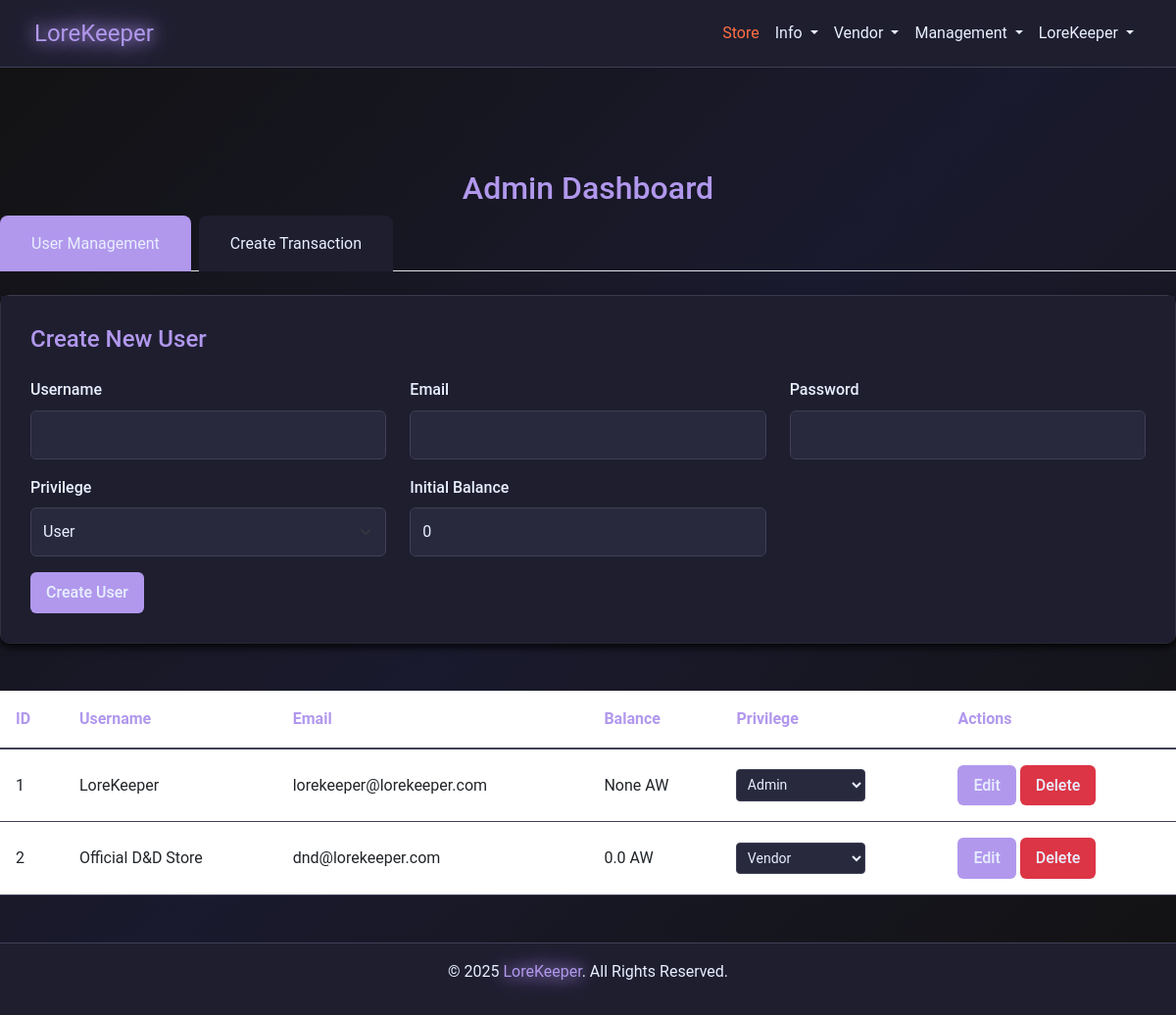
Page /admin (signed in) on the earlier database version.
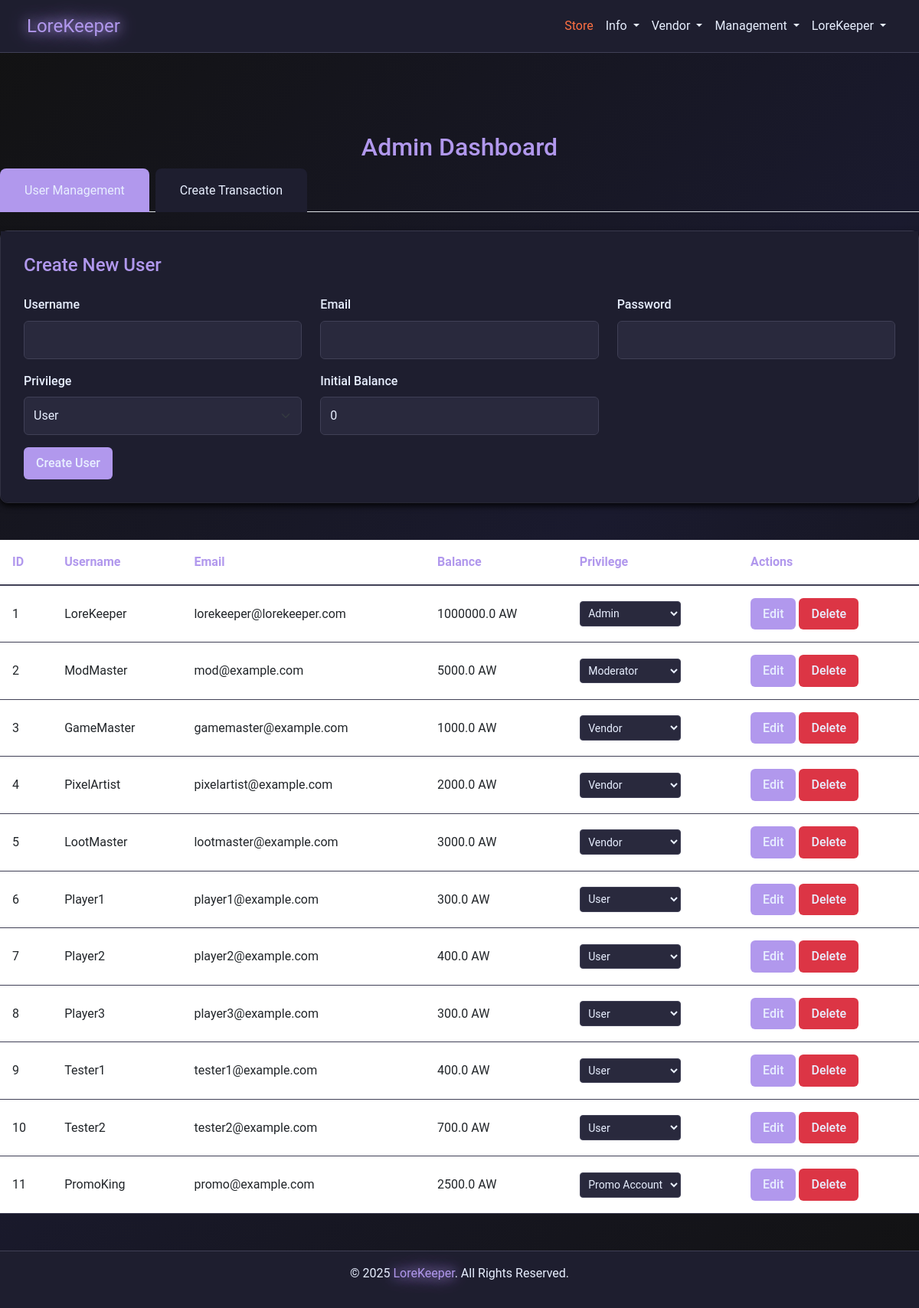
Same page on the later database version.
### models.py (models this page shows)
class User(db.Model):
    __tablename__ = "users"
    id = db.Column(db.Integer, primary_key=True)
    username = db.Column(db.String(64), nullable=False, index=True)
    email = db.Column(db.String(128), unique=True, nullable=False, index=True)
    password = db.Column(db.String(128), nullable=False)
    privilege_id = db.Column(db.Integer, db.ForeignKey("privileges.id"), default=1)
    created_at = db.Column(db.DateTime, default=datetime.utcnow)
    purchases = db.relationship(
        "Purchase", backref="user", lazy=True, cascade="all, delete-orphan"
    )
    subscriptions = db.relationship(
        "Subscription", backref="user", lazy=True, cascade="all, delete-orphan"
    )
    receipts = db.relationship("Receipt", backref="user", lazy=True)
    balance = db.Column(db.Float, default=0)
    pending_balance = db.Column(db.Float, default=0)

class Privilege(db.Model):
    __tablename__ = "privileges"
    id = db.Column(db.Integer, primary_key=True)
    name = db.Column(db.String(64), nullable=False, unique=True)
    description = db.Column(db.String(256))

### app.py (the view, shortened to what this page needs)
@app.route("/admin", methods=["GET", "POST"])
def admin_dashboard():
    if session.get("privilege_id") != 999:  # Assuming 2 is Admin privilege ID
        flash("Access denied! Admins only.", "danger")
        return redirect(url_for("home"))
    users = User.query.all()
    privileges = Privilege.query.all()
    return render_template("admin.html", users=users, privileges=privileges)

### app.py (called while the page is built)
@app.after_request
def add_header(response):
    response.headers["Cache-Control"] = "no-store"
    return response

@app.before_request
def before_request():
    try:
        if session.get("user_id"):
            session.permanent = True
        else:
            getCookie()
    except Exception:
        session.clear()

### templates/admin.html (shortened to what this page needs)
{% extends "nav_footer_template.html" %}
{% block content %}
<div class="container mt-5 admin-dashboard">
    <h2 class="text-center" style="color: var(--accent-color);">Admin Dashboard</h2>
    <ul class="nav nav-tabs mb-4" id="adminTabs" role="tablist">
        <li class="nav-item">
            <a class="nav-link active" id="users-tab" data-bs-toggle="tab" href="#users" role="tab">User Management</a>
        </li>
        <li class="nav-item">
            <a class="nav-link" id="transactions-tab" data-bs-toggle="tab" href="#transactions" role="tab">Create Transaction</a>
        </li>
    </ul>
    <div class="tab-content" id="adminTabContent">
        <div class="tab-pane fade show active" id="users" role="tabpanel">
            <div class="admin-card">
                <div class="card-body admin-form">
                    <h5 class="card-title">Create New User</h5>
                    <form method="POST" action="{{ url_for('admin_dashboard') }}">
                        <div class="row">
                            <div class="col-md-4 mb-3">
                                <label for="username" class="form-label">Username</label>
                                <input type="text" class="form-control" id="username" name="username" required>
                            </div>
                            <div class="col-md-4 mb-3">
                                <label for="email" class="form-label">Email</label>
                                <input type="email" class="form-control" id="email" name="email" required>
                            </div>
                            <div class="col-md-4 mb-3">
                                <label for="password" class="form-label">Password</label>
                                <input type="password" class="form-control" id="password" name="password" required>
                            </div>
                        </div>
                        <div class="row">
                            <div class="col-md-4 mb-3">
                                <label for="privilege_id" class="form-label">Privilege</label>
                                <select class="form-select" id="privilege_id" name="privilege_id">
                                    {% for privilege in privileges %}
                                    <option value="{{ privilege.id }}">{{ privilege.name }}</option>
                                    {% endfor %}
                                </select>
                            </div>
                            <div class="col-md-4 mb-3">
                                <label for="balance" class="form-label">Initial Balance</label>
                                <input type="number" class="form-control" id="balance" name="balance" value="0">
                            </div>
                        </div>
                        <button type="submit" name="create_user" class="admin-btn admin-btn-primary">Create User</button>
                    </form>
                </div>
            </div>
            <div class="table-responsive">
                <table class="table admin-table">
                    <thead>
                        <tr>
                            <th>ID</th>
                            <th>Username</th>
                            <th>Email</th>
                            <th>Balance</th>
                            <th>Privilege</th>
                            <th>Actions</th>
                        </tr>
                    </thead>
                    <tbody>
                        {% for user in users %}
                        <tr>
                            <td>{{ user.id }}</td>
                            <td>{{ user.username }}</td>
                            <td>{{ user.email }}</td>
                            <td>{{ user.balance }} AW</td>
                            <td>
                                <select class="privilege-select" data-user-id="{{ user.id }}">
                                    {% for privilege in privileges %}
                                    <option value="{{ privilege.id }}" {% if privilege.id == user.privilege_id %}selected{% endif %}>
                                        {{ privilege.name }}
                                    </option>
                                    {% endfor %}
                                </select>
                            </td>
                            <td>
                                <button class="admin-btn admin-btn-primary edit-user" data-bs-toggle="modal"
                                        data-bs-target="#editUserModal" data-user-id="{{ user.id }}">
                                    Edit
                                </button>
                                <form method="POST" action="{{ url_for('delete_user', user_id=user.id) }}" class="d-inline">
                                    <button type="submit" class="admin-btn admin-btn-danger">Delete</button>
                                </form>
                            </td>
                        </tr>
                        {% endfor %}
                    </tbody>
                </table>
            </div>
        </div>
    </div>
</div>
{% endblock %}

### templates/nav_footer_template.html (shortened to what this page needs)
<!doctype html>
<html lang="en">
  <head>
    <link
      href="https://cdn.jsdelivr.net/npm/bootstrap@5.3.0-alpha3/dist/css/bootstrap.min.css"
      rel="stylesheet"
    />
    <link
      href="{{ url_for('static', filename='css/style.css') }}"
      rel="stylesheet"
    />
  </head>
  <body>
    <nav class="navbar navbar-expand-lg navbar-dark">
      <div class="container">
        <a class="navbar-brand glow" href="/">LoreKeeper</a>
        <div class="collapse navbar-collapse" id="navbarNav">
          <ul class="navbar-nav ms-auto">
            <li class="nav-item">
              <a class="nav-link store" href="/store">Store</a>
            </li>
            <li class="nav-item dropdown">
              <a
                class="nav-link dropdown-toggle"
                href="#"
                role="button"
                data-bs-toggle="dropdown"
              >
                Info
              </a>
            </li>
            {% if session.get('user_id') %}
            {% if session.get('privilege_id') == 2 or
            session.get('privilege_id') == 999 %}
            <li class="nav-item dropdown">
              <a
                class="nav-link dropdown-toggle"
                href="#"
                role="button"
                data-bs-toggle="dropdown"
              >
                Vendor
              </a>
            </li>
            {% endif %}
            {% if session.get('privilege_id') >= 998 %}
            <li class="nav-item dropdown">
              <a
                class="nav-link dropdown-toggle"
                href="#"
                role="button"
                data-bs-toggle="dropdown"
              >
                Management
              </a>
            </li>
            {% endif %}
            <li class="nav-item dropdown">
              <a
                class="nav-link dropdown-toggle"
                href="#"
                role="button"
                data-bs-toggle="dropdown"
              >
                {{ session['username'] }}
              </a>
            </li>
            {% endif %}
          </ul>
        </div>
      </div>
    </nav>
    {% block content %} {% endblock %}
    <footer class="text-center text-light py-3">
      <p>© 2025 <span class="glow">LoreKeeper</span>. All Rights Reserved.</p>
    </footer>
  </body>
</html>

### static/css/style.css (style rules this page uses)
:root { --background-color: #121212; --text-color: #E8EFFF; --text-muted: #a1a1b1; --accent-color: #b198ed; --card-background: #1e1e2f; --input-background: #29293d; --input-border: #404056; --btn-hover: #9b84d6; --store-btn-color: #ff7043; --store-btn-hover: #ff5722; --card-shadow: rgba(0, 0, 0, 0.5); --section-padding: 60px; --element-spacing: 20px; }
body { margin: 0; padding: 0; font-family: 'Roboto', sans-serif; background: linear-gradient(135deg, #121212, #1a1a2e, #121212); background-size: cover; background-repeat: no-repeat; background-attachment: fixed; color: var(--text-color); line-height: 1.6; display: flex; flex-direction: column; min-height: 100vh; overflow-x: hidden; }
.navbar { background-color: var(--card-background); border-bottom: 1px solid var(--input-border); padding: 10px 20px; }
.navbar-brand, .nav-link { color: var(--text-color) !important; transition: color 0.2s ease-in-out; }
.navbar { background-color: var(--card-background); }
.navbar-brand { font-size: 1.5rem; }
.store { color: var(--store-btn-color) !important; }
.card, .card-header, .card-body { background-color: var(--card-background); color: var(--text-color); border: none; border-radius: 10px; box-shadow: 0 4px 10px var(--card-shadow); }
.form-label { color: var(--text-muted); }
.form-control { background-color: var(--input-background); border: 1px solid var(--input-border); color: var(--text-color); }
.text-light { color: var(--text-color) !important; }
footer { background-color: var(--card-background) !important; color: var(--text-muted); padding: 20px 0; text-align: center; border-top: 1px solid var(--input-border); margin-top: auto; flex-shrink: 0; position: relative; bottom: 0; width: 100%; }
.text-center { text-align: center; }
.mb-4 { margin-bottom: 1.5rem; }
.container { width: 100%; max-width: 1200px; margin: 0 auto; padding: 0 15px; box-sizing: border-box; }
.card-body { padding: 30px; background-color: var(--card-background); border-radius: 0 0 10px 10px; }
.glow { color: var(--accent-color) !important; text-shadow: 0 0 15px var(--accent-color), 0 0 30px var(--accent-color) !important; animation: glow 3s ease-in-out infinite; text-decoration: none; }
.form-label { color: var(--text-color) !important; font-size: 1rem; }
.form-control { background-color: var(--input-background); border: 1px solid var(--input-border); color: var(--text-color); padding: 10px; border-radius: 5px; }
.card-body { padding: 30px; }
.form-label { color: var(--text-color); font-size: 1rem; }
.admin-dashboard { padding: 2rem 0; }
#adminTabs .nav-link { color: var(--text-muted); background-color: var(--card-background); border: none; padding: 1rem 2rem; margin-right: 0.5rem; border-radius: 8px 8px 0 0; transition: all 0.3s ease; }
#adminTabs .nav-link.active { color: var(--text-color); background-color: var(--accent-color); border: none; }
.admin-card { background-color: var(--card-background); border: 1px solid var(--input-border); border-radius: 10px; margin-bottom: 2rem; box-shadow: 0 4px 6px var(--card-shadow); }
.admin-card .card-title { color: var(--accent-color); font-size: 1.5rem; margin-bottom: 1.5rem; }
.admin-table { background-color: var(--card-background); color: var(--text-color); margin-top: 1rem; }
.admin-table thead { background-color: var(--input-background); }
.admin-table th { color: var(--accent-color); font-weight: 600; padding: 1rem; border-bottom: 2px solid var(--input-border); }
.admin-table td { padding: 1rem; vertical-align: middle; border-bottom: 1px solid var(--input-border); }
.admin-table tbody tr { transition: background-color 0.3s ease; }
.admin-form .form-label { color: var(--text-color); font-weight: 500; margin-bottom: 0.5rem; }
.admin-form .form-control, .admin-form .form-select { background-color: var(--input-background); border: 1px solid var(--input-border); color: var(--text-color); padding: 0.75rem; border-radius: 6px; transition: all 0.3s ease; }
.admin-btn { padding: 0.5rem 1rem; border-radius: 6px; transition: all 0.3s ease; font-weight: 500; }
.admin-btn-primary { background-color: var(--accent-color); border: none; color: var(--text-color); }
.admin-btn-danger { background-color: #dc3545; border: none; color: var(--text-color); }
.privilege-select { background-color: var(--input-background); color: var(--text-color); border: 1px solid var(--input-border); border-radius: 4px; padding: 0.4rem; font-size: 0.875rem; }

Differences in the rows shown:
changed User "LoreKeeper": balance "None" → "1000000.0"
changed User id 2: username "Official D&D Store" → "ModMaster"; email "dnd@lorekeeper.com" → "mod@example.com"; balance "0.0" → "5000.0"; privilege+id "Vendor" → "Moderator"
added User: id "3", username "GameMaster", email "gamemaster@example.com", balance "1000.0", privilege+id "Vendor"
added User: id "4", username "PixelArtist", email "pixelartist@example.com", balance "2000.0", privilege+id "Vendor"
added User: id "5", username "LootMaster", email "lootmaster@example.com", balance "3000.0", privilege+id "Vendor"
added User: id "6", username "Player1", email "player1@example.com", balance "300.0", privilege+id "User"
added User: id "7", username "Player2", email "player2@example.com", balance "400.0", privilege+id "User"
added User: id "8", username "Player3", email "player3@example.com", balance "300.0", privilege+id "User"
added User: id "9", username "Tester1", email "tester1@example.com", balance "400.0", privilege+id "User"
added User: id "10", username "Tester2", email "tester2@example.com", balance "700.0", privilege+id "User"
added User: id "11", username "PromoKing", email "promo@example.com", balance "2500.0", privilege+id "Promo Account"
